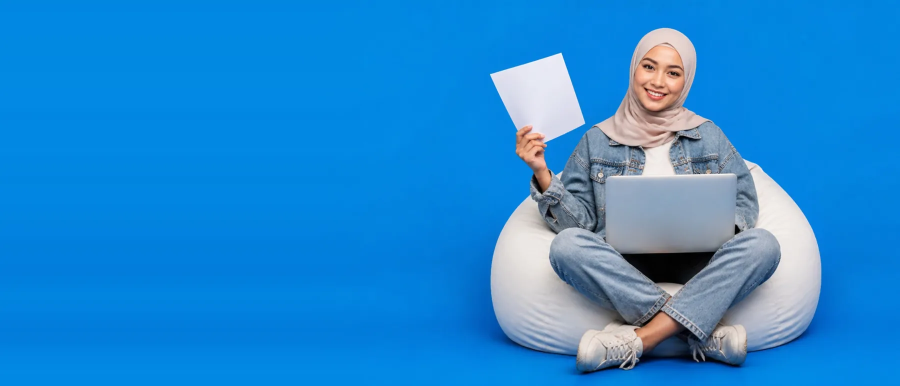
#> input picture src/img/hero-1.webp, 1800 x 771 px (shown at 1/2 size); its folder holds only this picture in this run
$ python prep-hero.py ../src/img/hero-1.webp
#> lines starting #> are read from the running program, lines starting #| are printed output that depends on the picture
"""Siapkan foto hero: python3 tools/prep-hero.py foto1.jpg foto2.jpg foto3.jpg
Foto studio (orang di tengah, latar polos) digeser ke kanan dengan memperpanjang latar di kiri,
lalu disimpan sebagai WebP. Warna latar dicatat supaya menyatu dengan slide."""
import sys, json
import numpy as np
from PIL import Image, ImageFilter
PAD, CROP_R, OUT_W = 860, 260, 1800
out = []
for n, f in enumerate(sys.argv[1:4], 1):
    im = Image.open(f).convert('RGB')
#> im is the input picture: PIL image 1800x771 RGB; mean R, G, B 35.1, 137.1, 210.6
    w, h = im.size
#> w = 1800; h = 771
    s = w / 1920
#> s = 0.938
    pad, crop = round(PAD * s), round(CROP_R * s)
#> pad = 806; crop = 244
    a = np.asarray(im).astype(np.float32)
    col = a[:, :40].mean(axis=1, keepdims=True)                      # warna tepi kiri per baris
#> col = 771 rows, first 8: [0.65, 135.1, 223.8], [0.65, 135.1, 223.8], [0.65, 135.1, 223.8], [0.65, 135.1, 223.8], [0.95, 134.9, 224], [0.95, 134.9, 224], [0.95, 134.9, 224], [0.95, 134.9, 224]
    col = np.asarray(Image.fromarray(col.astype(np.uint8)).filter(ImageFilter.GaussianBlur(12))).astype(np.float32)
#> col = 771 rows, first 8: [0, 135, 224], [0, 135, 224], [0, 135, 224], [0, 135, 224], [0, 134, 224], [0, 134, 225], [0, 134, 225], [0, 134, 225]
    fill = np.repeat(col, pad, axis=1)
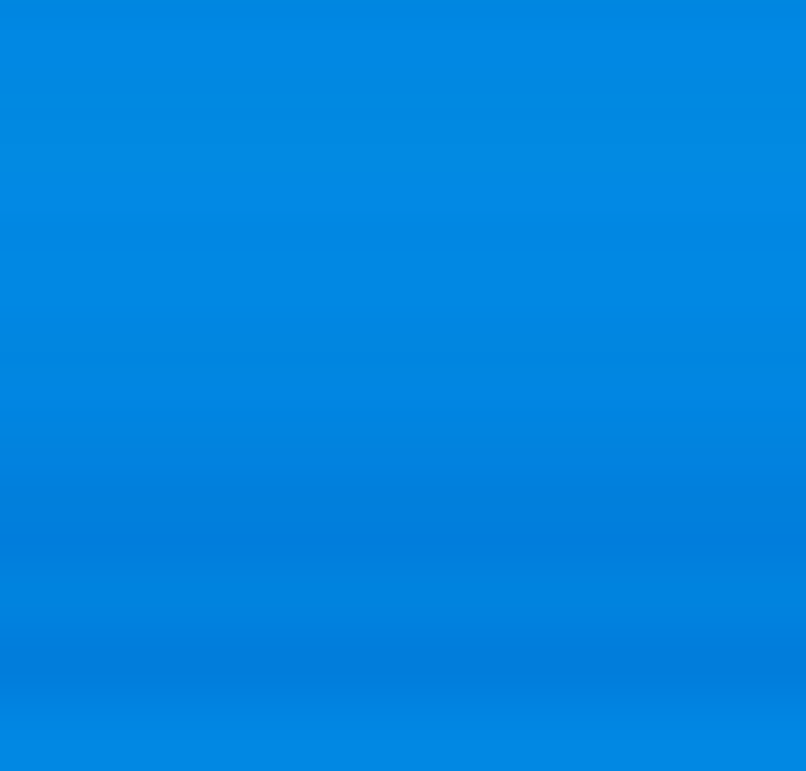
#> fill: shape (771, 806, 3) float32; mean of channels 0, 1, 2 1, 133.1, 224.6; drawn as R, G, B
    body = a[:, : w - crop].copy()
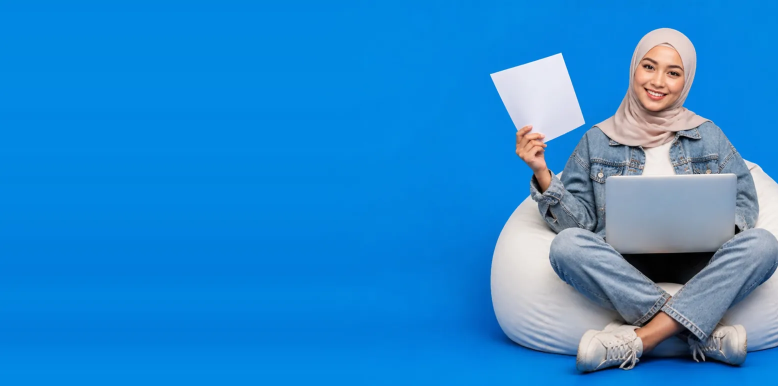
#> body: shape (771, 1556, 3) float32 (shown at 1/2 size); mean R, G, B 36.6, 136.9, 209
    k = 160                                                           # baur sambungan
    alpha = np.linspace(0, 1, k)[None, :, None]
    body[:, :k] = np.repeat(col, k, axis=1) * (1 - alpha) + body[:, :k] * alpha
    full = Image.fromarray(np.concatenate([fill, body], axis=1).astype(np.uint8))
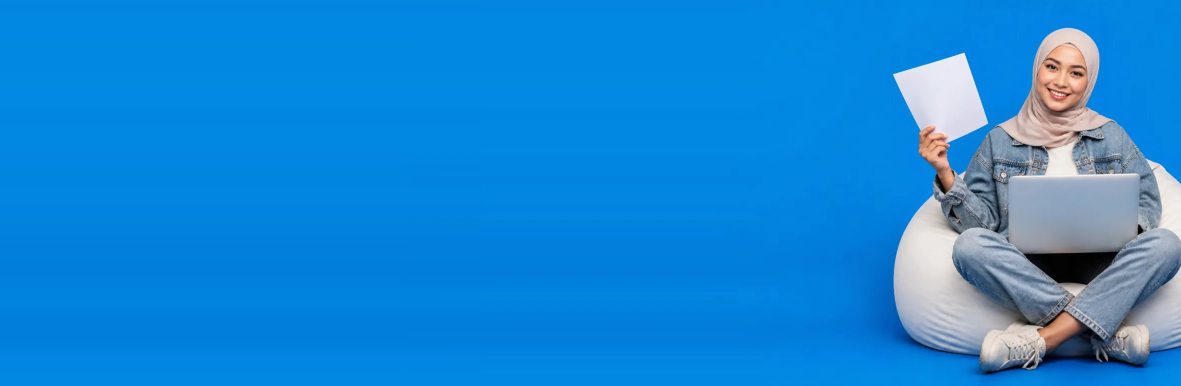
#> full: PIL image 2362x771 RGB (shown at 1/2 size); mean R, G, B 24.6, 135.5, 214.2
    full = full.resize((OUT_W, round(full.height * OUT_W / full.width)), Image.LANCZOS)
#> full: PIL image 1800x588 RGB
    r, g, b = [int(v) for v in np.asarray(full)[:, :200].reshape(-1, 3).mean(axis=0)]
#> r = 1; g = 132; b = 224
    lum = (0.2126 * r + 0.7152 * g + 0.0722 * b) / 255
#> lum = 0.434
    full.save(f'src/img/hero-{n}.webp', 'WEBP', quality=82, method=6)
    out.append({'file': f'hero-{n}.webp', 'bg': '#%02x%02x%02x' % (r, g, b), 'light': lum > 0.45, 'w': full.width, 'h': full.height})
json.dump(out, open('src/img/hero.json', 'w'), indent=1)
print(out)
#| [{'file': 'hero-1.webp', 'bg': '#0184e0', 'light': False, 'w': 1800, 'h': 588}]

$ run again, on src/img/hero-2.webp
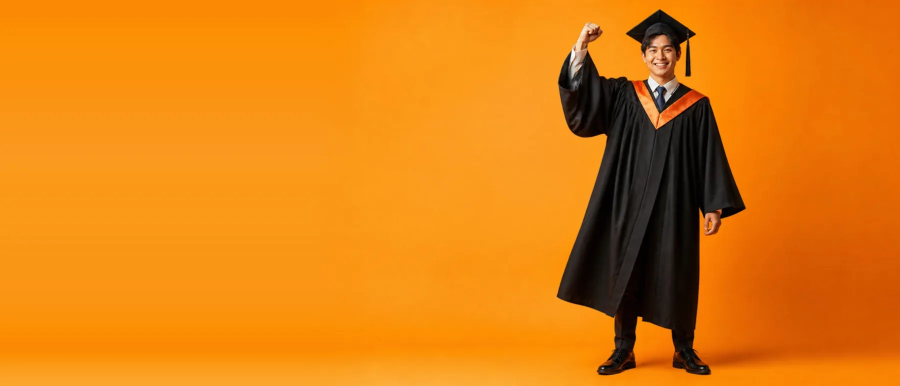
#> input picture src/img/hero-2.webp, 1800 x 771 px (shown at 1/2 size)
#> im is the input picture: PIL image 1800x771 RGB; mean R, G, B 223.8, 127.8, 17.1
#> `col = a[:, :40].mean(axis=1, keepdims=True)`: col = 771 rows, first 8: [252, 137, 3], [252, 137, 3], [252, 137, 3], [252, 137, 3], [252, 137, 3.2], [252, 137, 3.2], [252, 137, 3], [252, 137, 3]
#> `col = np.asarray(Image.fromarray(col.astype(np.uint8)).filter(ImageFil..`: col = 771 rows, first 8: [252, 137, 3], [252, 137, 3], [252, 137, 3], [252, 137, 3], [252, 137, 3], [252, 137, 3], [252, 137, 3], [252, 137, 3]
#> `body = a[:, : w - crop].copy()`:
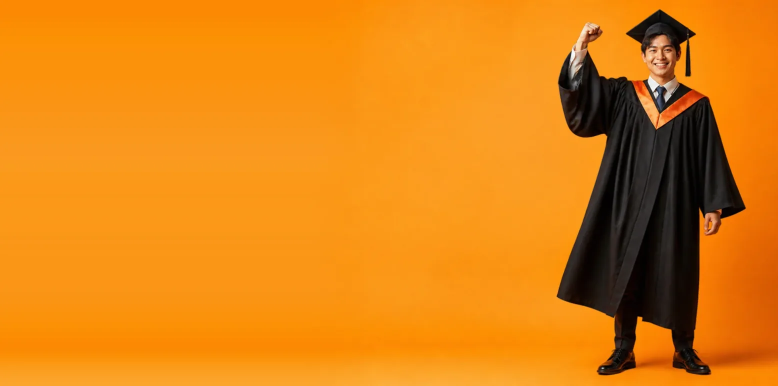
#> body: shape (771, 1556, 3) float32 (shown at 1/2 size); mean R, G, B 225, 131.7, 19.4
#> `full = Image.fromarray(np.concatenate([fill, body], axis=1).astype(np...`:
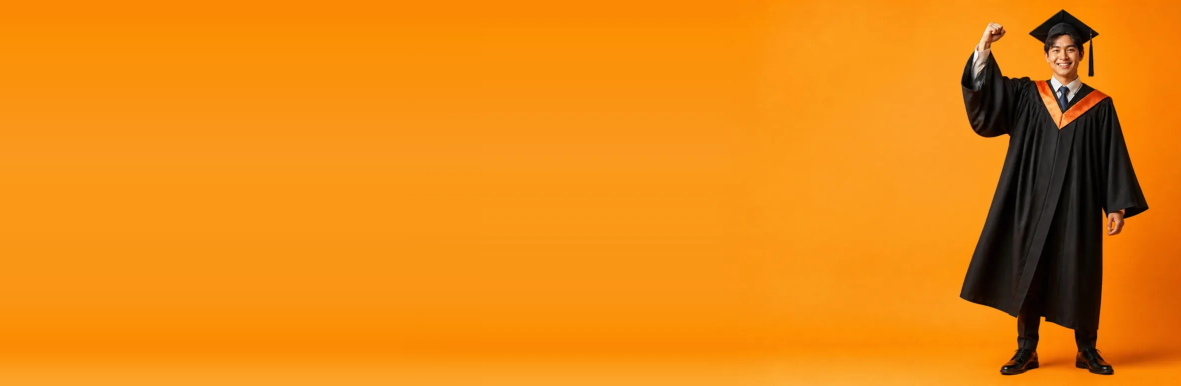
#> full: PIL image 2362x771 RGB (shown at 1/2 size); mean R, G, B 232.6, 137.2, 18.8
#> r = 250; g = 148; b = 17
#> lum = 0.628
#| [{'file': 'hero-1.webp', 'bg': '#fa9411', 'light': True, 'w': 1800, 'h': 588}]

$ run again, on src/img/hero-3.webp
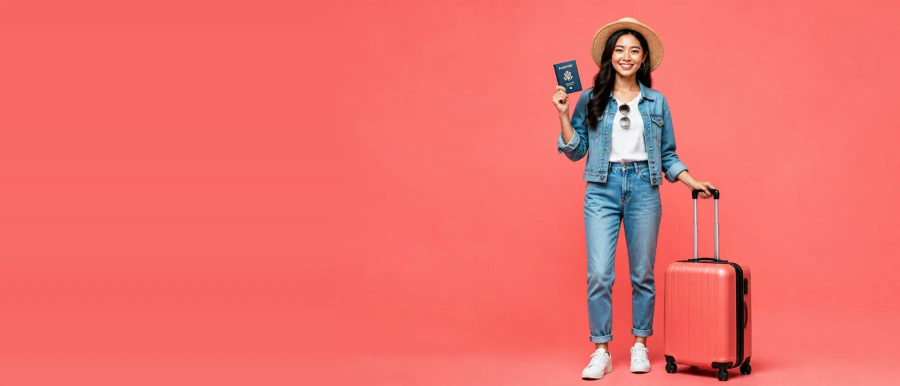
#> input picture src/img/hero-3.webp, 1800 x 771 px (shown at 1/2 size)
#> im is the input picture: PIL image 1800x771 RGB; mean R, G, B 238, 111, 106.4
#> `col = a[:, :40].mean(axis=1, keepdims=True)`: col = 771 rows, first 8: [248.8, 100.6, 96], [248.8, 100.6, 96], [248.8, 100.6, 96], [248.8, 100.6, 96], [248.8, 100.6, 96], [248.8, 100.6, 96], [248.4, 100.8, 96], [248.4, 100.8, 96]
#> `col = np.asarray(Image.fromarray(col.astype(np.uint8)).filter(ImageFil..`: col = 771 rows, first 8: [248, 100, 96], [248, 100, 96], [248, 100, 96], [248, 100, 96], [248, 100, 96], [248, 100, 96], [248, 100, 96], [248, 100, 96]
#> `body = a[:, : w - crop].copy()`:
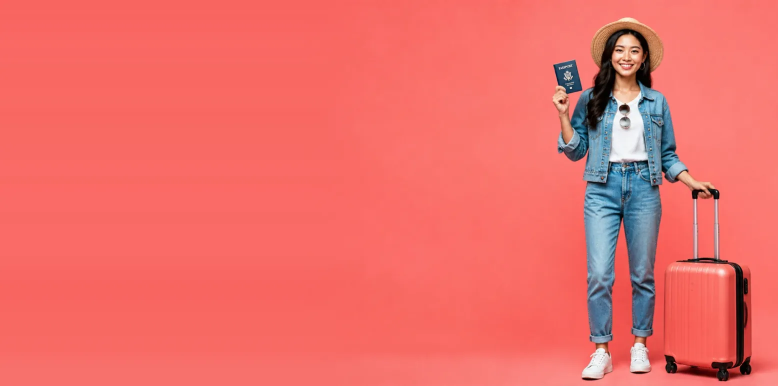
#> body: shape (771, 1556, 3) float32 (shown at 1/2 size); mean R, G, B 238.1, 109.6, 105.5
#> `full = Image.fromarray(np.concatenate([fill, body], axis=1).astype(np...`:
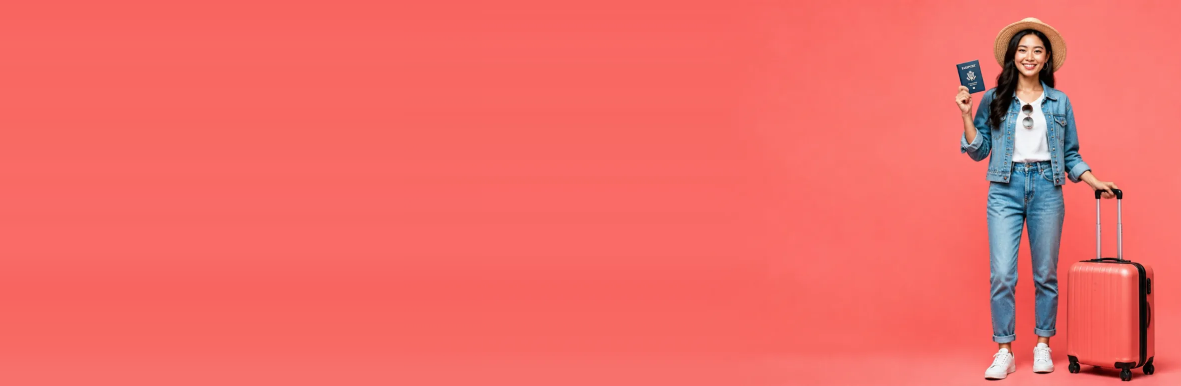
#> full: PIL image 2362x771 RGB (shown at 1/2 size); mean R, G, B 240.2, 108.3, 103.6
#> r = 248; g = 105; b = 100
#> lum = 0.53
#| [{'file': 'hero-1.webp', 'bg': '#f86964', 'light': True, 'w': 1800, 'h': 588}]
